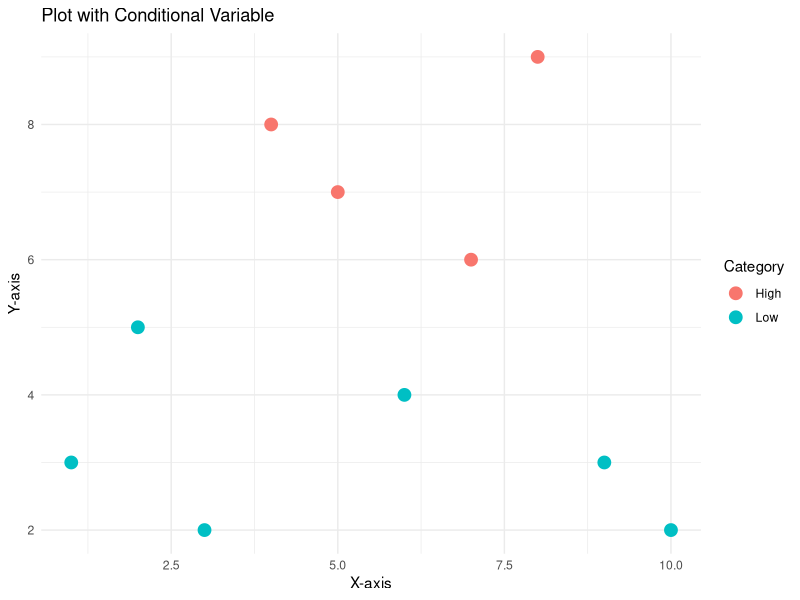

The R source for this figure:
# Load ggplot2 package
library(ggplot2)

# Sample data
df <- data.frame(
  x = c(1, 2, 3, 4, 5, 6, 7, 8, 9, 10),
  y = c(3, 5, 2, 8, 7, 4, 6, 9, 3, 2)
)

# Create a new variable 'category' based on the value of 'y'
df$category <- ifelse(df$y > 5, "High", "Low")

# Plot the data with the new 'category' variable
ggplot(df, aes(x = x, y = y, color = category)) +
  geom_point(size = 4) +  # Scatter plot
  labs(
    title = "Plot with Conditional Variable",
    x = "X-axis",
    y = "Y-axis",
    color = "Category"
  ) +
  theme_minimal()
